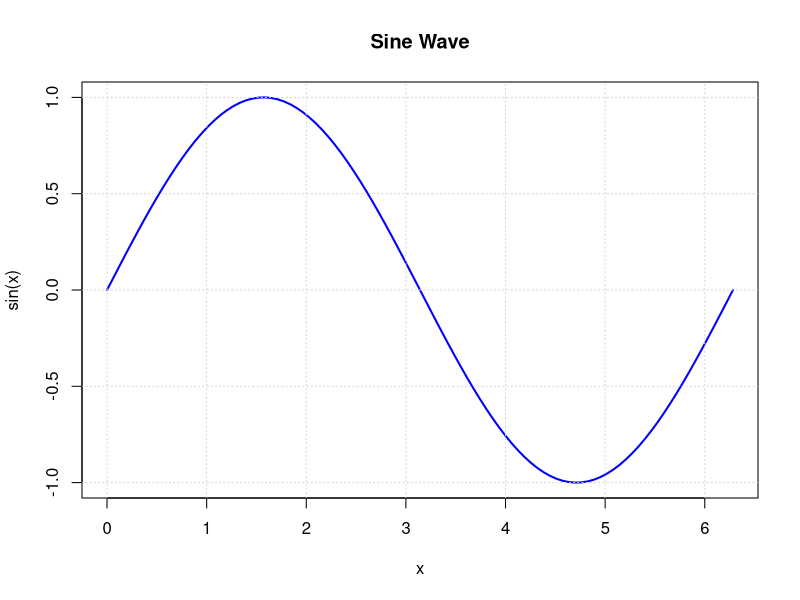
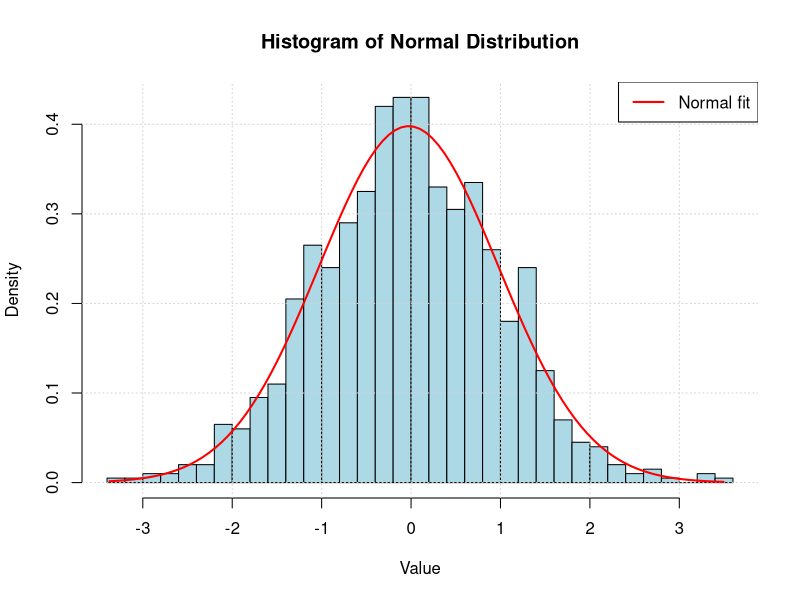
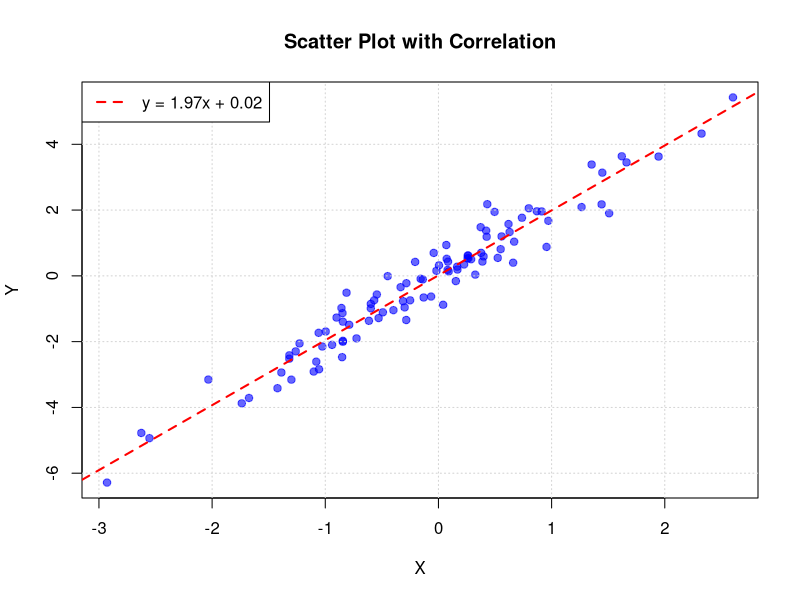
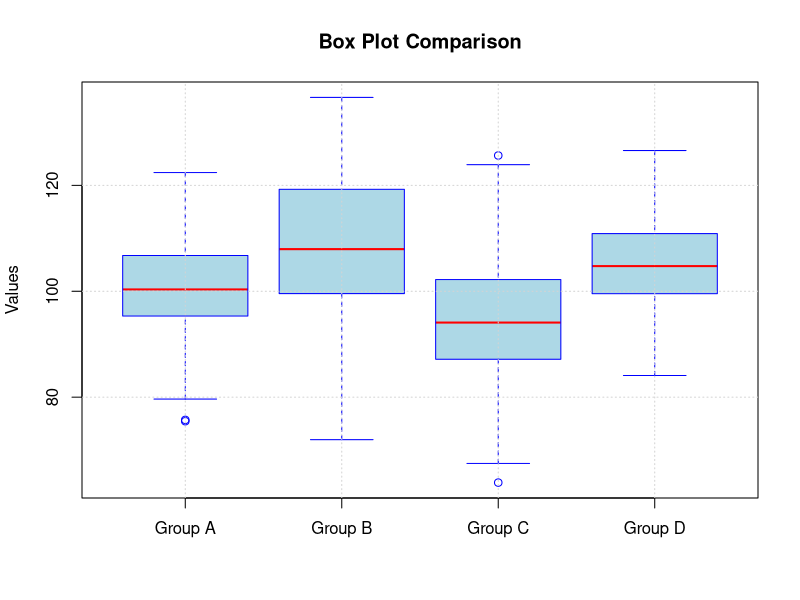
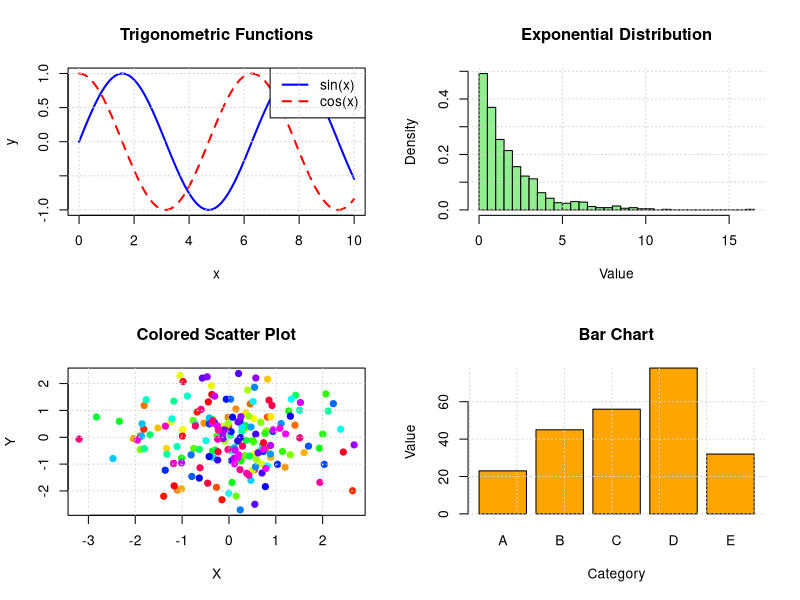
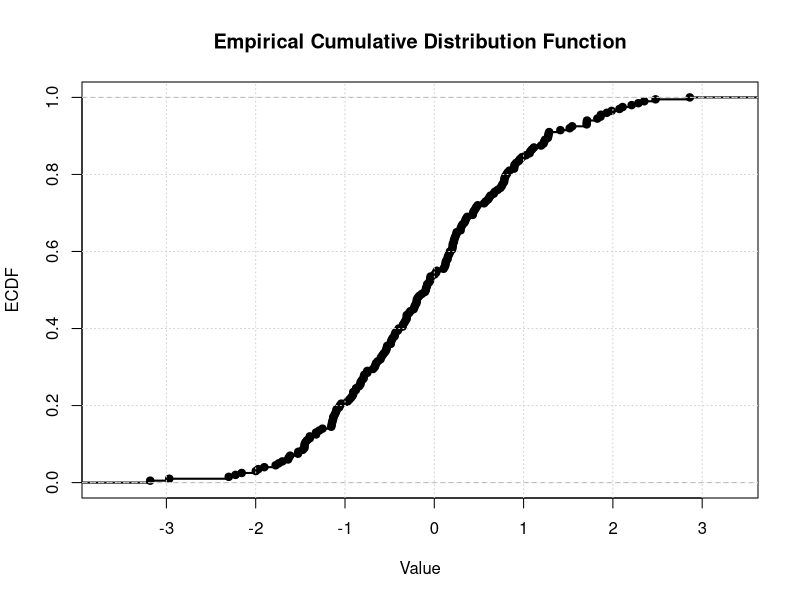
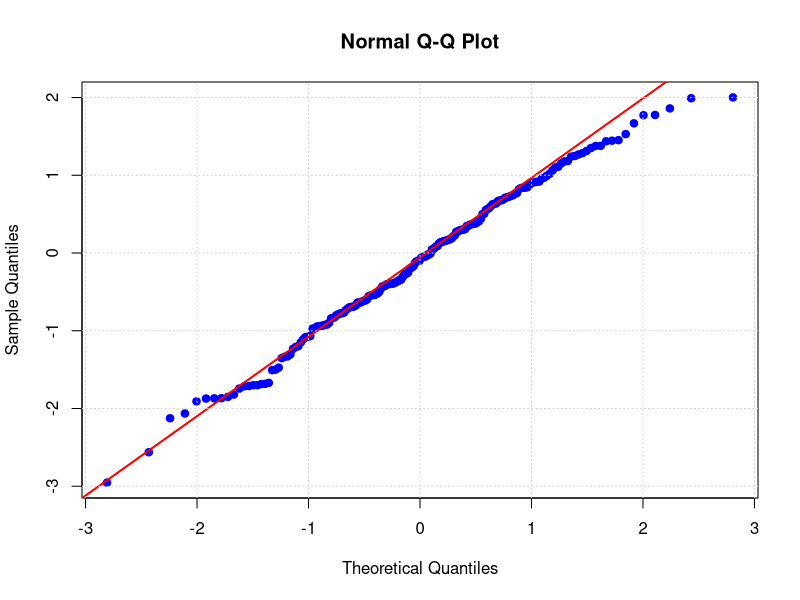
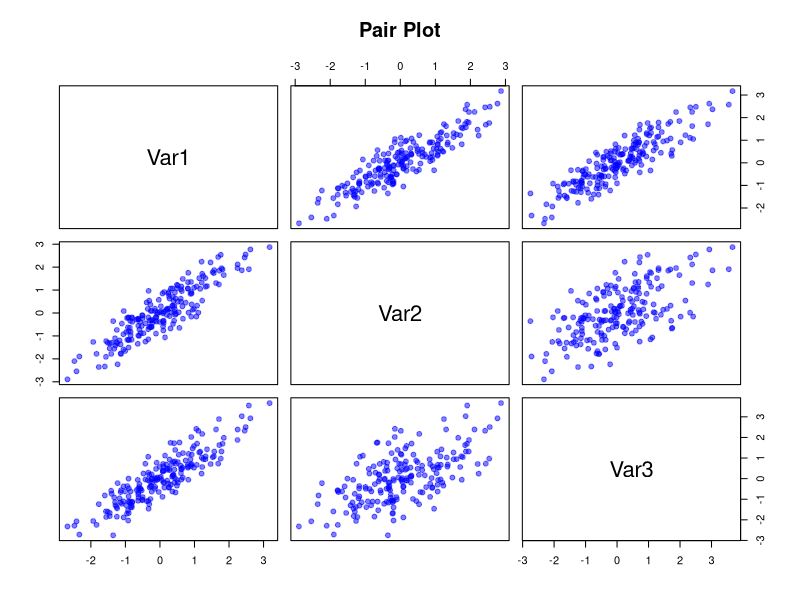

Recreate these plots in R, in order.
# Graphics - R Implementation
# ===========================
# This file demonstrates concepts covered in the Graphics folder:
# - Basic plotting with base R
# - Histograms
# - Scatter plots
# - Box plots
# - Multiple plots and layout
# - Plot customization
# - Statistical visualizations

# Set random seed for reproducibility
set.seed(42)

# ==============================================================================
# Basic Plotting
# ==============================================================================

cat(rep("=", 60), "\n", sep = "")
cat("BASIC PLOTTING\n")
cat(rep("=", 60), "\n", sep = "")

# Simple line plot
png("01_sine_wave.png", width = 1500, height = 900, res = 150)
x <- seq(0, 2*pi, length.out = 100)
y <- sin(x)

plot(x, y, type = "l", col = "blue", lwd = 2,
     xlab = "x", ylab = "sin(x)", main = "Sine Wave")
grid()
dev.off()
cat("Created: 01_sine_wave.png\n")

# ==============================================================================
# Histograms
# ==============================================================================

cat("\n", rep("=", 60), "\n", sep = "")
cat("HISTOGRAMS\n")
cat(rep("=", 60), "\n", sep = "")

# Generate random data
data <- rnorm(1000)

png("02_histogram.png", width = 1500, height = 900, res = 150)
hist(data, breaks = 30, freq = FALSE, col = "lightblue", 
     border = "black", xlab = "Value", ylab = "Density",
     main = "Histogram of Normal Distribution")
grid()

# Add normal curve
mu <- mean(data)
sigma <- sd(data)
x_norm <- seq(min(data), max(data), length.out = 100)
lines(x_norm, dnorm(x_norm, mu, sigma), col = "red", lwd = 2)
legend("topright", legend = "Normal fit", col = "red", lwd = 2)
dev.off()
cat("Created: 02_histogram.png\n")

# ==============================================================================
# Scatter Plots
# ==============================================================================

cat("\n", rep("=", 60), "\n", sep = "")
cat("SCATTER PLOTS\n")
cat(rep("=", 60), "\n", sep = "")

# Generate correlated data
n <- 100
x <- rnorm(n)
y <- 2*x + rnorm(n)*0.5

png("03_scatter_plot.png", width = 1500, height = 900, res = 150)
plot(x, y, pch = 19, col = rgb(0, 0, 1, 0.6),
     xlab = "X", ylab = "Y", main = "Scatter Plot with Correlation")
grid()

# Add regression line
fit <- lm(y ~ x)
abline(fit, col = "red", lwd = 2, lty = 2)
legend("topleft", 
       legend = sprintf("y = %.2fx + %.2f", coef(fit)[2], coef(fit)[1]),
       col = "red", lwd = 2, lty = 2)
dev.off()
cat("Created: 03_scatter_plot.png\n")

# ==============================================================================
# Box Plots
# ==============================================================================

cat("\n", rep("=", 60), "\n", sep = "")
cat("BOX PLOTS\n")
cat(rep("=", 60), "\n", sep = "")

# Generate data for multiple groups
group1 <- rnorm(100, mean = 100, sd = 10)
group2 <- rnorm(100, mean = 110, sd = 15)
group3 <- rnorm(100, mean = 95, sd = 12)
group4 <- rnorm(100, mean = 105, sd = 8)

data_groups <- list("Group A" = group1, "Group B" = group2, 
                    "Group C" = group3, "Group D" = group4)

png("04_boxplot.png", width = 1500, height = 900, res = 150)
boxplot(data_groups, col = "lightblue", border = "blue",
        ylab = "Values", main = "Box Plot Comparison",
        medcol = "red", medlwd = 2)
grid()
dev.off()
cat("Created: 04_boxplot.png\n")

# ==============================================================================
# Multiple Plots (par with mfrow)
# ==============================================================================

cat("\n", rep("=", 60), "\n", sep = "")
cat("MULTIPLE PLOTS (SUBPLOTS)\n")
cat(rep("=", 60), "\n", sep = "")

png("05_subplots.png", width = 1800, height = 1500, res = 150)
par(mfrow = c(2, 2))

# Plot 1: Line plot
x <- seq(0, 10, length.out = 100)
plot(x, sin(x), type = "l", col = "blue", lwd = 2,
     xlab = "x", ylab = "y", main = "Trigonometric Functions")
lines(x, cos(x), col = "red", lwd = 2, lty = 2)
legend("topright", legend = c("sin(x)", "cos(x)"), 
       col = c("blue", "red"), lwd = 2, lty = c(1, 2))
grid()

# Plot 2: Histogram
data <- rexp(1000, rate = 0.5)
hist(data, breaks = 30, freq = FALSE, col = "lightgreen", 
     border = "black", xlab = "Value", ylab = "Density",
     main = "Exponential Distribution")
grid()

# Plot 3: Scatter plot
x <- rnorm(200)
y <- rnorm(200)
colors <- rainbow(200)
plot(x, y, pch = 19, col = colors,
     xlab = "X", ylab = "Y", main = "Colored Scatter Plot")
grid()

# Plot 4: Bar plot
categories <- c("A", "B", "C", "D", "E")
values <- c(23, 45, 56, 78, 32)
barplot(values, names.arg = categories, col = "orange", 
        border = "black", xlab = "Category", ylab = "Value",
        main = "Bar Chart")
grid()

par(mfrow = c(1, 1))
dev.off()
cat("Created: 05_subplots.png\n")

# ==============================================================================
# Empirical Cumulative Distribution Function (ECDF)
# ==============================================================================

cat("\n", rep("=", 60), "\n", sep = "")
cat("ECDF PLOT\n")
cat(rep("=", 60), "\n", sep = "")

data <- rnorm(200)

png("06_ecdf.png", width = 1500, height = 900, res = 150)
plot(ecdf(data), lwd = 2, main = "Empirical Cumulative Distribution Function",
     xlab = "Value", ylab = "ECDF")
grid()
dev.off()
cat("Created: 06_ecdf.png\n")

# ==============================================================================
# Q-Q Plot (Quantile-Quantile Plot)
# ==============================================================================

cat("\n", rep("=", 60), "\n", sep = "")
cat("Q-Q PLOT\n")
cat(rep("=", 60), "\n", sep = "")

data <- rnorm(200)

png("07_qqplot.png", width = 1500, height = 900, res = 150)
qqnorm(data, pch = 19, col = "blue")
qqline(data, col = "red", lwd = 2)
grid()
dev.off()
cat("Created: 07_qqplot.png\n")

# ==============================================================================
# Pair Plot (Scatter Matrix)
# ==============================================================================

cat("\n", rep("=", 60), "\n", sep = "")
cat("PAIR PLOT\n")
cat(rep("=", 60), "\n", sep = "")

# Generate multivariate data
n <- 200
x1 <- rnorm(n)
x2 <- x1 + rnorm(n)*0.5
x3 <- 2*x1 - x2 + rnorm(n)*0.3

data_matrix <- data.frame(Var1 = x1, Var2 = x2, Var3 = x3)

png("08_pairplot.png", width = 1800, height = 1800, res = 150)
pairs(data_matrix, pch = 19, col = rgb(0, 0, 1, 0.5),
      main = "Pair Plot")
dev.off()
cat("Created: 08_pairplot.png\n")

# ==============================================================================
# Contour Plot
# ==============================================================================

cat("\n", rep("=", 60), "\n", sep = "")
cat("CONTOUR PLOT\n")
cat(rep("=", 60), "\n", sep = "")

# Create 2D function
x <- seq(-3, 3, length.out = 100)
y <- seq(-3, 3, length.out = 100)
z <- outer(x, y, function(x, y) exp(-(x^2 + y^2)))

png("09_contour.png", width = 1500, height = 1200, res = 150)
contour(x, y, z, nlevels = 10, col = terrain.colors(10),
        xlab = "X", ylab = "Y", main = "Contour Plot")
grid()
dev.off()
cat("Created: 09_contour.png\n")

# ==============================================================================
# 3D Surface Plot
# ==============================================================================

cat("\n", rep("=", 60), "\n", sep = "")
cat("3D SURFACE PLOT\n")
cat(rep("=", 60), "\n", sep = "")

# Create data
x <- seq(-5, 5, length.out = 50)
y <- seq(-5, 5, length.out = 50)
z <- outer(x, y, function(x, y) sin(sqrt(x^2 + y^2)))

png("10_surface3d.png", width = 1800, height = 1200, res = 150)
persp(x, y, z, theta = 30, phi = 30, expand = 0.5, col = "lightblue",
      xlab = "X", ylab = "Y", zlab = "Z", main = "3D Surface Plot",
      shade = 0.4, ticktype = "detailed")
dev.off()
cat("Created: 10_surface3d.png\n")

# ==============================================================================
# Customized Plot Example
# ==============================================================================

cat("\n", rep("=", 60), "\n", sep = "")
cat("CUSTOMIZED PLOT\n")
cat(rep("=", 60), "\n", sep = "")

# Generate data
x <- seq(0, 10, length.out = 100)
y1 <- exp(-x/10) * sin(2*x)
y2 <- exp(-x/10) * cos(2*x)

png("11_customized.png", width = 1800, height = 900, res = 150)
plot(x, y1, type = "l", col = "blue", lwd = 2,
     xlab = "Time", ylab = "Amplitude", main = "Damped Oscillations",
     font.lab = 2, font.main = 2, cex.lab = 1.2, cex.main = 1.3,
     ylim = range(c(y1, y2)))

# Add points at intervals
points(x[seq(1, length(x), by = 10)], y1[seq(1, length(x), by = 10)],
       pch = 19, col = "lightblue", cex = 1.5)

# Second line
lines(x, y2, col = "red", lwd = 2, lty = 2)
points(x[seq(1, length(x), by = 10)], y2[seq(1, length(x), by = 10)],
       pch = 15, col = "lightcoral", cex = 1.5)

# Reference line
abline(h = 0, col = "black", lwd = 1)

# Legend
legend("topright", legend = c("Damped Sine", "Damped Cosine"),
       col = c("blue", "red"), lwd = 2, lty = c(1, 2),
       pch = c(19, 15), pt.cex = 1.5)

# Grid
grid(lty = 3, col = "gray")

dev.off()
cat("Created: 11_customized.png\n")

cat("\n", rep("=", 60), "\n", sep = "")
cat("SUMMARY\n")
cat(rep("=", 60), "\n", sep = "")
cat("- Base R graphics provides powerful plotting capabilities\n")
cat("- Supports various plot types: line, scatter, histogram, box, etc.\n")
cat("- par(mfrow) creates multiple plots in one figure\n")
cat("- Extensive customization options available\n")
cat("- Statistical plots: ECDF (plot.ecdf), Q-Q (qqnorm/qqline)\n")
cat("- 3D plotting with persp() function\n")
cat(rep("=", 60), "\n", sep = "")
cat("\nAll plots saved successfully!\n")
